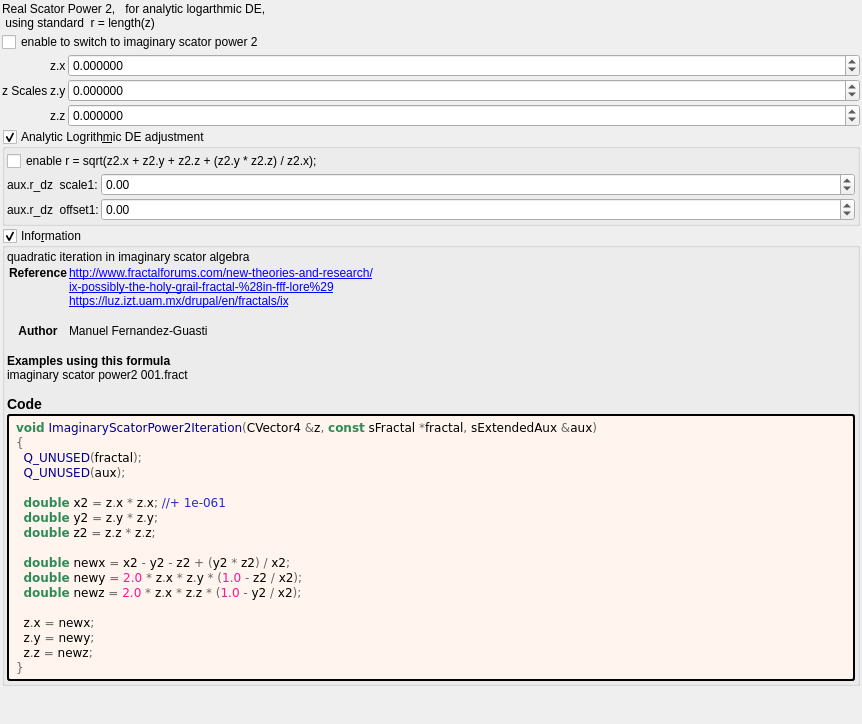
<?xml version="1.0" encoding="UTF-8"?>
<ui version="4.0">
 <class>Form</class>
 <widget class="QWidget" name="Form">
  <property name="geometry">
   <rect>
    <x>0</x>
    <y>0</y>
    <width>862</width>
    <height>724</height>
   </rect>
  </property>
  <property name="windowTitle">
   <string notr="true">imaginary_scator_power2</string>
  </property>
  <layout class="QVBoxLayout" name="verticalLayout">
   <property name="spacing">
    <number>2</number>
   </property>
   <property name="leftMargin">
    <number>2</number>
   </property>
   <property name="topMargin">
    <number>2</number>
   </property>
   <property name="rightMargin">
    <number>2</number>
   </property>
   <property name="bottomMargin">
    <number>2</number>
   </property>
   <item>
    <widget class="QLabel" name="label">
     <property name="text">
      <string>Real Scator Power 2,   for analytic logarthmic DE,
 using standard  r = length(z)</string>
     </property>
    </widget>
   </item>
   <item>
    <widget class="QCheckBox" name="checkBox_transf_function_enabled_false">
     <property name="text">
      <string notr="true">enable to switch to imaginary scator power 2</string>
     </property>
    </widget>
   </item>
   <item>
    <layout class="QGridLayout" name="gridLayout_63" columnstretch="0,0,0,1">
     <property name="spacing">
      <number>2</number>
     </property>
     <item row="2" column="3">
      <widget class="MyDoubleSpinBox" name="spinbox3_transf_constant_multiplier_122_x">
       <property name="sizePolicy">
        <sizepolicy hsizetype="Minimum" vsizetype="Maximum">
         <horstretch>0</horstretch>
         <verstretch>0</verstretch>
        </sizepolicy>
       </property>
       <property name="prefix">
        <string/>
       </property>
       <property name="suffix">
        <string/>
       </property>
       <property name="decimals">
        <number>6</number>
       </property>
       <property name="minimum">
        <double>-99.989999999999995</double>
       </property>
       <property name="maximum">
        <double>99.989999999999995</double>
       </property>
       <property name="singleStep">
        <double>0.100000000000000</double>
       </property>
      </widget>
     </item>
     <item row="4" column="3">
      <widget class="MyDoubleSpinBox" name="spinbox3_transf_constant_multiplier_122_z">
       <property name="sizePolicy">
        <sizepolicy hsizetype="Minimum" vsizetype="Maximum">
         <horstretch>0</horstretch>
         <verstretch>0</verstretch>
        </sizepolicy>
       </property>
       <property name="prefix">
        <string/>
       </property>
       <property name="suffix">
        <string/>
       </property>
       <property name="decimals">
        <number>6</number>
       </property>
       <property name="minimum">
        <double>-99.989999999999995</double>
       </property>
       <property name="maximum">
        <double>99.989999999999995</double>
       </property>
       <property name="singleStep">
        <double>0.100000000000000</double>
       </property>
      </widget>
     </item>
     <item row="3" column="1">
      <widget class="QLabel" name="label_91">
       <property name="text">
        <string>z Scales</string>
       </property>
      </widget>
     </item>
     <item row="3" column="3">
      <widget class="MyDoubleSpinBox" name="spinbox3_transf_constant_multiplier_122_y">
       <property name="sizePolicy">
        <sizepolicy hsizetype="Minimum" vsizetype="Maximum">
         <horstretch>0</horstretch>
         <verstretch>0</verstretch>
        </sizepolicy>
       </property>
       <property name="prefix">
        <string/>
       </property>
       <property name="suffix">
        <string/>
       </property>
       <property name="decimals">
        <number>6</number>
       </property>
       <property name="minimum">
        <double>-99.989999999999995</double>
       </property>
       <property name="maximum">
        <double>99.989999999999995</double>
       </property>
       <property name="singleStep">
        <double>0.100000000000000</double>
       </property>
      </widget>
     </item>
     <item row="2" column="2">
      <widget class="QLabel" name="label_93">
       <property name="text">
        <string notr="true">z.x</string>
       </property>
      </widget>
     </item>
     <item row="3" column="2">
      <widget class="QLabel" name="label_90">
       <property name="text">
        <string notr="true">z.y</string>
       </property>
      </widget>
     </item>
     <item row="4" column="2">
      <widget class="QLabel" name="label_98">
       <property name="text">
        <string notr="true">z.z</string>
       </property>
      </widget>
     </item>
    </layout>
   </item>
   <item>
    <widget class="MyGroupBox" name="groupCheck_analyticDE_enabled">
     <property name="toolTip">
      <string/>
     </property>
     <property name="title">
      <string>Analytic Logrith&amp;mic DE adjustment</string>
     </property>
     <property name="checkable">
      <bool>true</bool>
     </property>
     <layout class="QVBoxLayout" name="verticalLayout_52">
      <property name="spacing">
       <number>2</number>
      </property>
      <property name="leftMargin">
       <number>2</number>
      </property>
      <property name="topMargin">
       <number>2</number>
      </property>
      <property name="rightMargin">
       <number>2</number>
      </property>
      <property name="bottomMargin">
       <number>2</number>
      </property>
      <item>
       <widget class="QCheckBox" name="checkBox_transf_function_enabledX_false">
        <property name="text">
         <string notr="true">enable r = sqrt(z2.x + z2.y + z2.z + (z2.y * z2.z) / z2.x);</string>
        </property>
       </widget>
      </item>
      <item>
       <layout class="QGridLayout" name="gridLayout_27" columnstretch="0,0,1">
        <property name="spacing">
         <number>2</number>
        </property>
        <item row="0" column="1">
         <widget class="QLabel" name="label_180">
          <property name="text">
           <string>aux.r_dz  scale1:</string>
          </property>
         </widget>
        </item>
        <item row="0" column="2">
         <widget class="MyDoubleSpinBox" name="spinbox_analyticDE_scale_1">
          <property name="sizePolicy">
           <sizepolicy hsizetype="Minimum" vsizetype="Maximum">
            <horstretch>0</horstretch>
            <verstretch>0</verstretch>
           </sizepolicy>
          </property>
          <property name="prefix">
           <string/>
          </property>
          <property name="suffix">
           <string/>
          </property>
          <property name="decimals">
           <number>2</number>
          </property>
          <property name="minimum">
           <double>-36000.000000000000000</double>
          </property>
          <property name="maximum">
           <double>36000.000000000000000</double>
          </property>
          <property name="singleStep">
           <double>0.100000000000000</double>
          </property>
         </widget>
        </item>
        <item row="1" column="2">
         <widget class="MyDoubleSpinBox" name="spinbox_analyticDE_offset_1">
          <property name="sizePolicy">
           <sizepolicy hsizetype="Minimum" vsizetype="Maximum">
            <horstretch>0</horstretch>
            <verstretch>0</verstretch>
           </sizepolicy>
          </property>
          <property name="prefix">
           <string/>
          </property>
          <property name="suffix">
           <string/>
          </property>
          <property name="decimals">
           <number>2</number>
          </property>
          <property name="minimum">
           <double>-36000.000000000000000</double>
          </property>
          <property name="maximum">
           <double>36000.000000000000000</double>
          </property>
          <property name="singleStep">
           <double>0.100000000000000</double>
          </property>
         </widget>
        </item>
        <item row="1" column="1">
         <widget class="QLabel" name="label_179">
          <property name="text">
           <string>aux.r_dz  offset1:</string>
          </property>
         </widget>
        </item>
       </layout>
      </item>
     </layout>
    </widget>
   </item>
   <item>
    <widget class="MyGroupBox" name="groupCheck_info">
     <property name="title">
      <string>Info&amp;rmation</string>
     </property>
     <property name="flat">
      <bool>false</bool>
     </property>
     <property name="checkable">
      <bool>true</bool>
     </property>
     <layout class="QVBoxLayout" name="verticalLayout_2">
      <property name="spacing">
       <number>2</number>
      </property>
      <property name="leftMargin">
       <number>2</number>
      </property>
      <property name="topMargin">
       <number>2</number>
      </property>
      <property name="rightMargin">
       <number>2</number>
      </property>
      <property name="bottomMargin">
       <number>2</number>
      </property>
      <item>
       <widget class="QLabel" name="label_information_general">
        <property name="text">
         <string notr="true">&lt;p&gt;quadratic iteration in imaginary scator algebra&lt;/p&gt;&lt;table&gt;
&lt;tr&gt;&lt;th&gt;Reference&lt;/th&gt;&lt;td&gt;&lt;a href=&quot;http://www.fractalforums.com/new-theories-and-research/&quot;&gt;http://www.fractalforums.com/new-theories-and-research/&lt;br&gt;
&lt;a href=&quot;ix-possibly-the-holy-grail-fractal-%28in-fff-lore%29&quot;&gt;ix-possibly-the-holy-grail-fractal-%28in-fff-lore%29&lt;br&gt;
&lt;a href=&quot;https://luz.izt.uam.mx/drupal/en/fractals/ix&quot;&gt;https://luz.izt.uam.mx/drupal/en/fractals/ix&lt;br&gt;
&lt;/td&gt;&lt;/tr&gt;
&lt;tr&gt;&lt;th&gt;Author&lt;/th&gt;&lt;td&gt;Manuel Fernandez-Guasti&lt;br&gt;
&lt;/td&gt;&lt;/tr&gt;
&lt;/table&gt;
&lt;br&gt;&lt;b&gt;Examples using this formula&lt;/b&gt;&lt;br&gt;imaginary scator power2 001.fract&lt;h3&gt;Code&lt;/h3&gt;</string>
        </property>
        <property name="wordWrap">
         <bool>true</bool>
        </property>
        <property name="openExternalLinks">
         <bool>true</bool>
        </property>
        <property name="textInteractionFlags">
         <set>Qt::LinksAccessibleByMouse|Qt::TextSelectableByMouse</set>
        </property>
       </widget>
      </item>
      <item>
       <widget class="QLabel" name="label_code_content">
        <property name="styleSheet">
         <string notr="true">border-style: outset; border-width: 2px; border-radius: 3px; border-color: black; background-color: #fff5ee; padding: 4px;</string>
        </property>
        <property name="text">
         <string notr="true">&lt;body style=&quot;background-color:#fff5ee&quot;&gt;
&lt;pre style=&quot;color:#000000; background-color:#fff5ee;  font-family:'Courier New',monospace;&quot;&gt;&lt;span style=&quot;color:#2e8b57; font-weight:bold&quot;&gt;void&lt;/span&gt; &lt;span style=&quot;color:#00008f&quot;&gt;ImaginaryScatorPower2Iteration&lt;/span&gt;&lt;span style=&quot;color:#676767&quot;&gt;(&lt;/span&gt;CVector4 &lt;span style=&quot;color:#676767&quot;&gt;&amp;amp;&lt;/span&gt;z&lt;span style=&quot;color:#676767&quot;&gt;,&lt;/span&gt; &lt;span style=&quot;color:#2e8b57; font-weight:bold&quot;&gt;const&lt;/span&gt; sFractal &lt;span style=&quot;color:#676767&quot;&gt;*&lt;/span&gt;fractal&lt;span style=&quot;color:#676767&quot;&gt;,&lt;/span&gt; sExtendedAux &lt;span style=&quot;color:#676767&quot;&gt;&amp;amp;&lt;/span&gt;aux&lt;span style=&quot;color:#676767&quot;&gt;)&lt;/span&gt;
&lt;span style=&quot;color:#676767&quot;&gt;{&lt;/span&gt;
  &lt;span style=&quot;color:#00008f&quot;&gt;Q_UNUSED&lt;/span&gt;&lt;span style=&quot;color:#676767&quot;&gt;(&lt;/span&gt;fractal&lt;span style=&quot;color:#676767&quot;&gt;);&lt;/span&gt;
  &lt;span style=&quot;color:#00008f&quot;&gt;Q_UNUSED&lt;/span&gt;&lt;span style=&quot;color:#676767&quot;&gt;(&lt;/span&gt;aux&lt;span style=&quot;color:#676767&quot;&gt;);&lt;/span&gt;

  &lt;span style=&quot;color:#2e8b57; font-weight:bold&quot;&gt;double&lt;/span&gt; x2 &lt;span style=&quot;color:#676767&quot;&gt;=&lt;/span&gt; z&lt;span style=&quot;color:#676767&quot;&gt;.&lt;/span&gt;x &lt;span style=&quot;color:#676767&quot;&gt;*&lt;/span&gt; z&lt;span style=&quot;color:#676767&quot;&gt;.&lt;/span&gt;x&lt;span style=&quot;color:#676767&quot;&gt;;&lt;/span&gt; &lt;span style=&quot;color:#2929cc&quot;&gt;//+ 1e-061&lt;/span&gt;
  &lt;span style=&quot;color:#2e8b57; font-weight:bold&quot;&gt;double&lt;/span&gt; y2 &lt;span style=&quot;color:#676767&quot;&gt;=&lt;/span&gt; z&lt;span style=&quot;color:#676767&quot;&gt;.&lt;/span&gt;y &lt;span style=&quot;color:#676767&quot;&gt;*&lt;/span&gt; z&lt;span style=&quot;color:#676767&quot;&gt;.&lt;/span&gt;y&lt;span style=&quot;color:#676767&quot;&gt;;&lt;/span&gt;
  &lt;span style=&quot;color:#2e8b57; font-weight:bold&quot;&gt;double&lt;/span&gt; z2 &lt;span style=&quot;color:#676767&quot;&gt;=&lt;/span&gt; z&lt;span style=&quot;color:#676767&quot;&gt;.&lt;/span&gt;z &lt;span style=&quot;color:#676767&quot;&gt;*&lt;/span&gt; z&lt;span style=&quot;color:#676767&quot;&gt;.&lt;/span&gt;z&lt;span style=&quot;color:#676767&quot;&gt;;&lt;/span&gt;

  &lt;span style=&quot;color:#2e8b57; font-weight:bold&quot;&gt;double&lt;/span&gt; newx &lt;span style=&quot;color:#676767&quot;&gt;=&lt;/span&gt; x2 &lt;span style=&quot;color:#676767&quot;&gt;-&lt;/span&gt; y2 &lt;span style=&quot;color:#676767&quot;&gt;-&lt;/span&gt; z2 &lt;span style=&quot;color:#676767&quot;&gt;+ (&lt;/span&gt;y2 &lt;span style=&quot;color:#676767&quot;&gt;*&lt;/span&gt; z2&lt;span style=&quot;color:#676767&quot;&gt;) /&lt;/span&gt; x2&lt;span style=&quot;color:#676767&quot;&gt;;&lt;/span&gt;
  &lt;span style=&quot;color:#2e8b57; font-weight:bold&quot;&gt;double&lt;/span&gt; newy &lt;span style=&quot;color:#676767&quot;&gt;=&lt;/span&gt; &lt;span style=&quot;color:#ff1493&quot;&gt;2.0&lt;/span&gt; &lt;span style=&quot;color:#676767&quot;&gt;*&lt;/span&gt; z&lt;span style=&quot;color:#676767&quot;&gt;.&lt;/span&gt;x &lt;span style=&quot;color:#676767&quot;&gt;*&lt;/span&gt; z&lt;span style=&quot;color:#676767&quot;&gt;.&lt;/span&gt;y &lt;span style=&quot;color:#676767&quot;&gt;* (&lt;/span&gt;&lt;span style=&quot;color:#ff1493&quot;&gt;1.0&lt;/span&gt; &lt;span style=&quot;color:#676767&quot;&gt;-&lt;/span&gt; z2 &lt;span style=&quot;color:#676767&quot;&gt;/&lt;/span&gt; x2&lt;span style=&quot;color:#676767&quot;&gt;);&lt;/span&gt;
  &lt;span style=&quot;color:#2e8b57; font-weight:bold&quot;&gt;double&lt;/span&gt; newz &lt;span style=&quot;color:#676767&quot;&gt;=&lt;/span&gt; &lt;span style=&quot;color:#ff1493&quot;&gt;2.0&lt;/span&gt; &lt;span style=&quot;color:#676767&quot;&gt;*&lt;/span&gt; z&lt;span style=&quot;color:#676767&quot;&gt;.&lt;/span&gt;x &lt;span style=&quot;color:#676767&quot;&gt;*&lt;/span&gt; z&lt;span style=&quot;color:#676767&quot;&gt;.&lt;/span&gt;z &lt;span style=&quot;color:#676767&quot;&gt;* (&lt;/span&gt;&lt;span style=&quot;color:#ff1493&quot;&gt;1.0&lt;/span&gt; &lt;span style=&quot;color:#676767&quot;&gt;-&lt;/span&gt; y2 &lt;span style=&quot;color:#676767&quot;&gt;/&lt;/span&gt; x2&lt;span style=&quot;color:#676767&quot;&gt;);&lt;/span&gt;

  z&lt;span style=&quot;color:#676767&quot;&gt;.&lt;/span&gt;x &lt;span style=&quot;color:#676767&quot;&gt;=&lt;/span&gt; newx&lt;span style=&quot;color:#676767&quot;&gt;;&lt;/span&gt;
  z&lt;span style=&quot;color:#676767&quot;&gt;.&lt;/span&gt;y &lt;span style=&quot;color:#676767&quot;&gt;=&lt;/span&gt; newy&lt;span style=&quot;color:#676767&quot;&gt;;&lt;/span&gt;
  z&lt;span style=&quot;color:#676767&quot;&gt;.&lt;/span&gt;z &lt;span style=&quot;color:#676767&quot;&gt;=&lt;/span&gt; newz&lt;span style=&quot;color:#676767&quot;&gt;;&lt;/span&gt;
&lt;span style=&quot;color:#676767&quot;&gt;}&lt;/span&gt;
&lt;/pre&gt;
&lt;/body&gt;</string>
        </property>
        <property name="wordWrap">
         <bool>true</bool>
        </property>
        <property name="openExternalLinks">
         <bool>true</bool>
        </property>
        <property name="textInteractionFlags">
         <set>Qt::LinksAccessibleByMouse|Qt::TextSelectableByMouse</set>
        </property>
       </widget>
      </item>
     </layout>
    </widget>
   </item>
   <item>
    <spacer name="verticalSpacer">
     <property name="orientation">
      <enum>Qt::Vertical</enum>
     </property>
     <property name="sizeHint" stdset="0">
      <size>
       <width>20</width>
       <height>40</height>
      </size>
     </property>
    </spacer>
   </item>
  </layout>
 </widget>
 <customwidgets>
  <customwidget>
   <class>MyDoubleSpinBox</class>
   <extends>QDoubleSpinBox</extends>
   <header>my_double_spin_box.h</header>
  </customwidget>
  <customwidget>
   <class>MyGroupBox</class>
   <extends>QGroupBox</extends>
   <header>my_group_box.h</header>
   <container>1</container>
  </customwidget>
 </customwidgets>
 <tabstops>
  <tabstop>groupCheck_info</tabstop>
 </tabstops>
 <resources/>
 <connections/>
</ui>
